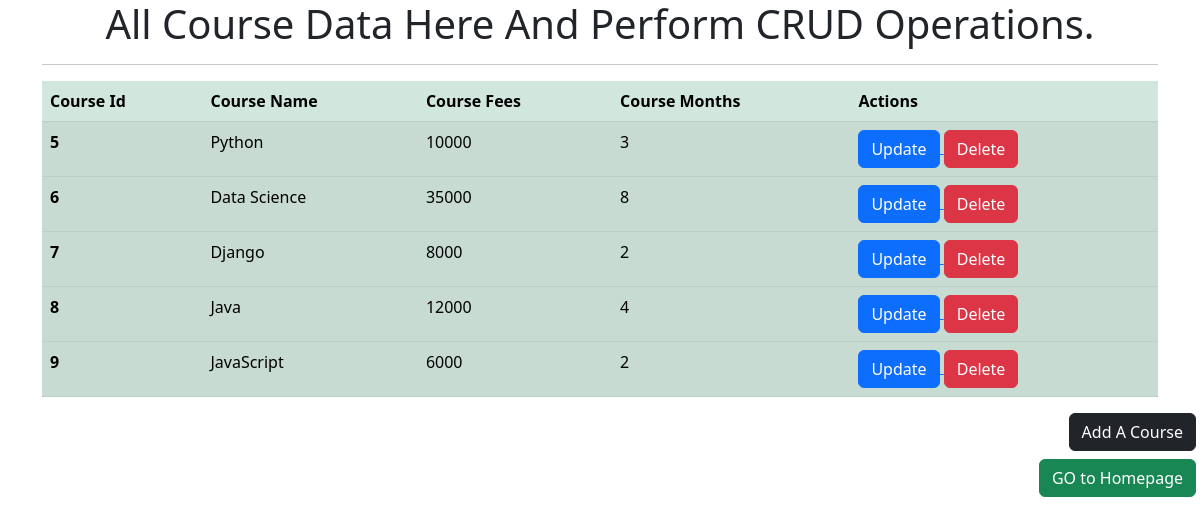
Before: /show_courses with the older database file.
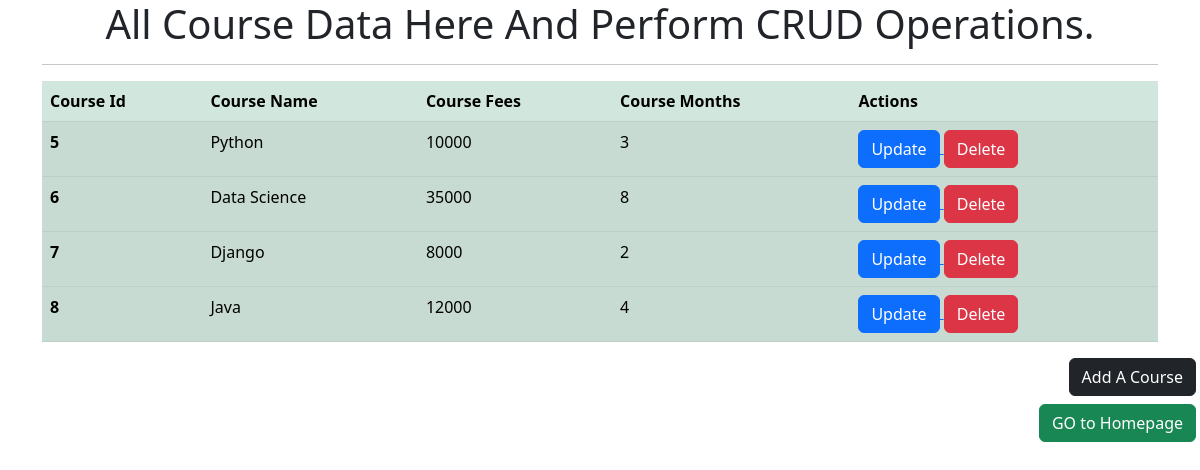
After: the same page with the newer database file.
### student_app/models.py (models this page shows, shortened)
class Course(models.Model):
    course_name = models.CharField(max_length=30)
    fees = models.IntegerField(default=True)
    duration = models.IntegerField(default=True)

### student_app/views.py (the view)
# urls.py: path('show_courses',views.show_courses,name='show_courses'),
def show_courses(request):
    course = Course.objects.all()
    return render(request,'show_courses.html',{'course':course,})

### templates/show_courses.html (shortened to what this page needs)
<!DOCTYPE html>
<html lang="en">
<head>
    <link href="https://cdn.jsdelivr.net/npm/bootstrap@5.3.0-alpha1/dist/css/bootstrap.min.css" rel="stylesheet">
</head>
<body>
   <div class="container">
    <h1 class="text-center " >All Course  Data Here And Perform CRUD Operations.</h1>
    <hr>
    <table class="table table-success table-striped">
        <thead>
          <tr>
            <th scope="col">Course Id</th>
            <th scope="col">Course Name</th>
            <th scope="col">Course Fees</th>
            <th scope="col">Course Months</th>
            <th scope="col" >Actions</th>
          </tr>
        </thead>
        {% for crs in course %}
        <tbody>
          <tr>
            <th scope="row">{{crs.id}}</th>
            <td>{{crs.course_name}}</td>
            <td>{{crs.fees}}</td>
            <td>{{crs.duration}}</td>
            <td>
                <a href="/update_course/{{crs.id}}"> <button class=" btn btn-primary" >Update</button> </a>
                <a href="/delete_course/{{crs.id}}"> <button class=" btn btn-danger" >Delete</button> </a>
            </td>
          </tr>
        </tbody>
        {% endfor %}
      </table>
  </div>
  <div class="text-end px-1 mb-2">
    <a class="btn btn-dark  " href="/add_course" role="button">Add A Course</a>
  </div>
  <div class="text-end px-1">
    <a class="btn btn-success  " href="/" role="button">GO to Homepage</a>
  </div>
</body>
</html>

Changed rows visible on the page:
removed Course: id "9", course_name "JavaScript", fees "6000", duration "2"
